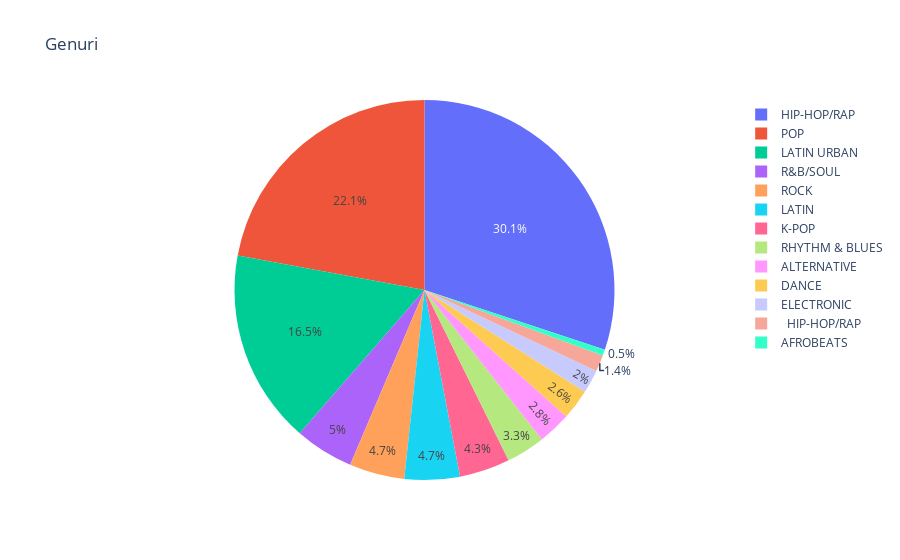

Source (notebook cell):
### Code cell
fig = px.pie(song_data, names="gen", title="Genuri")
fig.show()

### Figure 1 — Plotly figure (JSON) as saved in the notebook; plotly's stock layout.template omitted (floating-point values rounded to 4 significant figures; data arrays with more than 128 entries replaced by an {"elided": "..."} marker saying what was removed)
{"data": [{"domain": {"x": [0, 1], "y": [0, 1]}, "hovertemplate": "gen=%{label}<extra></extra>", "labels": {"elided": "1000 str values"}, "legendgroup": "", "name": "", "showlegend": true, "type": "pie"}], "layout": {"autosize": true, "legend": {"tracegroupgap": 0}, "title": {"text": "Genuri"}}}
